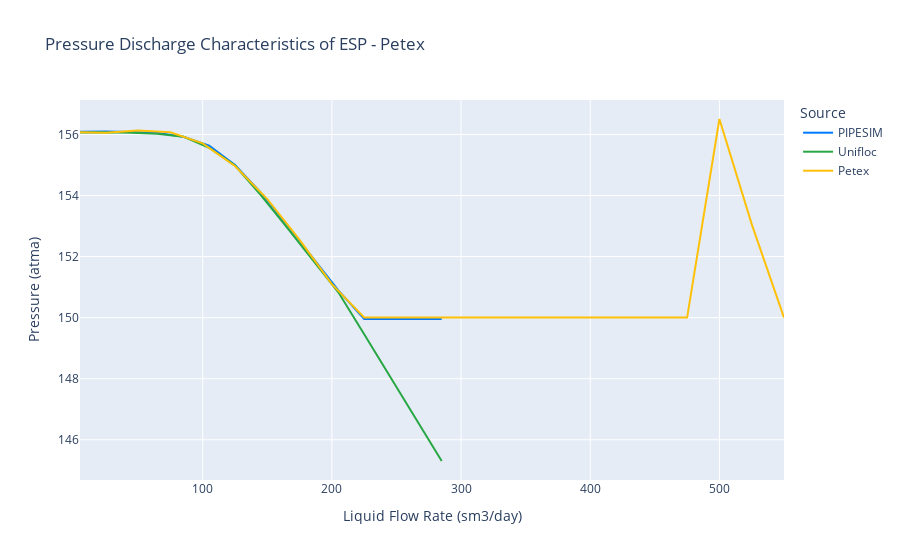

Notebook source saved alongside this figure:
### Markdown cell above
Результаты расчета давления на выходе из ЭЦН (флюид - вода) в PIPESIM и Unifloc совпадают.

### Code cell
# Значения для оси X и Y для Petex
x_values = [5, 25, 50, 75, 100, 125, 150, 175, 200, 225, 250, 275, 300, 325, 350, 375, 400, 425, 450, 475, 500, 525, 550]
y_values = [156.0720032, 156.0522648, 156.1312186, 156.0720032, 155.7068417, 154.9666495, 153.8810342, 152.5486881, 
            151.0979113, 150.0024268, 150.0024268, 150.0024268, 150.0024268, 150.0024268, 150.0024268, 150.0024268, 
            150.0024268, 150.0024268, 150.0024268, 150.0024268, 156.5062493, 153.0618881, 150.0024268]

if empty_key not in loaded_results_data[resuts_key_p_dis_water][results_key_pipesim]:
    # Предопределённые цвета для линий
    color_pipesim = 'rgb(0, 123, 255)'  # Насыщенный синий
    color_unifloc = 'rgb(40, 167, 69)'  # Насыщенный зелёный
    color_petex = 'rgb(255, 193, 7)'    # Насыщенный оранжевый

    fig = go.Figure()

    # Добавление линий на график
    fig.add_trace(go.Scatter(x=loaded_results_data[resuts_key_p_dis_water][results_key_pipesim][liquid_flowrate_key_sm3_day], 
                             y=loaded_results_data[resuts_key_p_dis_water][results_key_pipesim][pressure_key_atma],
                             mode='lines', name='PIPESIM', line=dict(color=color_pipesim)))

    fig.add_trace(go.Scatter(x=loaded_results_data[resuts_key_p_dis_water][results_key_unifloc][liquid_flowrate_key_sm3_day], 
                             y=loaded_results_data[resuts_key_p_dis_water][results_key_unifloc][pressure_key_atma],
                             mode='lines', name='Unifloc', line=dict(color=color_unifloc)))

    # Добавление новых значений для Petex
    fig.add_trace(go.Scatter(x=x_values, y=y_values,
                             mode='lines', name='Petex', line=dict(color=color_petex)))

    # Обновление графика
    fig.update_layout(
        title='Pressure Discharge Characteristics of ESP - Petex',
        xaxis_title='Liquid Flow Rate (sm3/day)',
        yaxis_title='Pressure (atma)',
        legend_title='Source'
    )

    # Отображение графика
    fig.show()
else:
    print("Результаты расчета отсутствуют.")

### Figure 1 — Plotly figure (JSON) as saved in the notebook; plotly's stock layout.template omitted (floating-point values rounded to 4 significant figures)
{"data": [{"line": {"color": "rgb(0, 123, 255)"}, "mode": "lines", "name": "PIPESIM", "type": "scatter", "x": [5, 25, 45, 65, 85, 105, 125, 145, 165, 185, 205, 225, 245, 265, 285], "y": [156.1, 156.1, 156.1, 156.0, 155.9, 155.6, 155.0, 154.1, 153.0, 152.0, 150.9, 150.0, 150.0, 150.0, 150.0]}, {"line": {"color": "rgb(40, 167, 69)"}, "mode": "lines", "name": "Unifloc", "type": "scatter", "x": [5, 25, 45, 65, 85, 105, 125, 145, 165, 185, 205, 225, 245, 265, 285], "y": [156.1, 156.1, 156.1, 156.0, 155.9, 155.6, 155.0, 154.0, 153.0, 151.9, 150.8, 149.5, 148.1, 146.7, 145.3]}, {"line": {"color": "rgb(255, 193, 7)"}, "mode": "lines", "name": "Petex", "type": "scatter", "x": [5, 25, 50, 75, 100, 125, 150, 175, 200, 225, 250, 275, 300, 325, 350, 375, 400, 425, 450, 475, 500, 525, 550], "y": [156.1, 156.1, 156.1, 156.1, 155.7, 155.0, 153.9, 152.5, 151.1, 150.0, 150.0, 150.0, 150.0, 150.0, 150.0, 150.0, 150.0, 150.0, 150.0, 150.0, 156.5, 153.1, 150.0]}], "layout": {"legend": {"title": {"text": "Source"}}, "title": {"text": "Pressure Discharge Characteristics of ESP - Petex"}, "xaxis": {"title": {"text": "Liquid Flow Rate (sm3/day)"}}, "yaxis": {"title": {"text": "Pressure (atma)"}}}}
